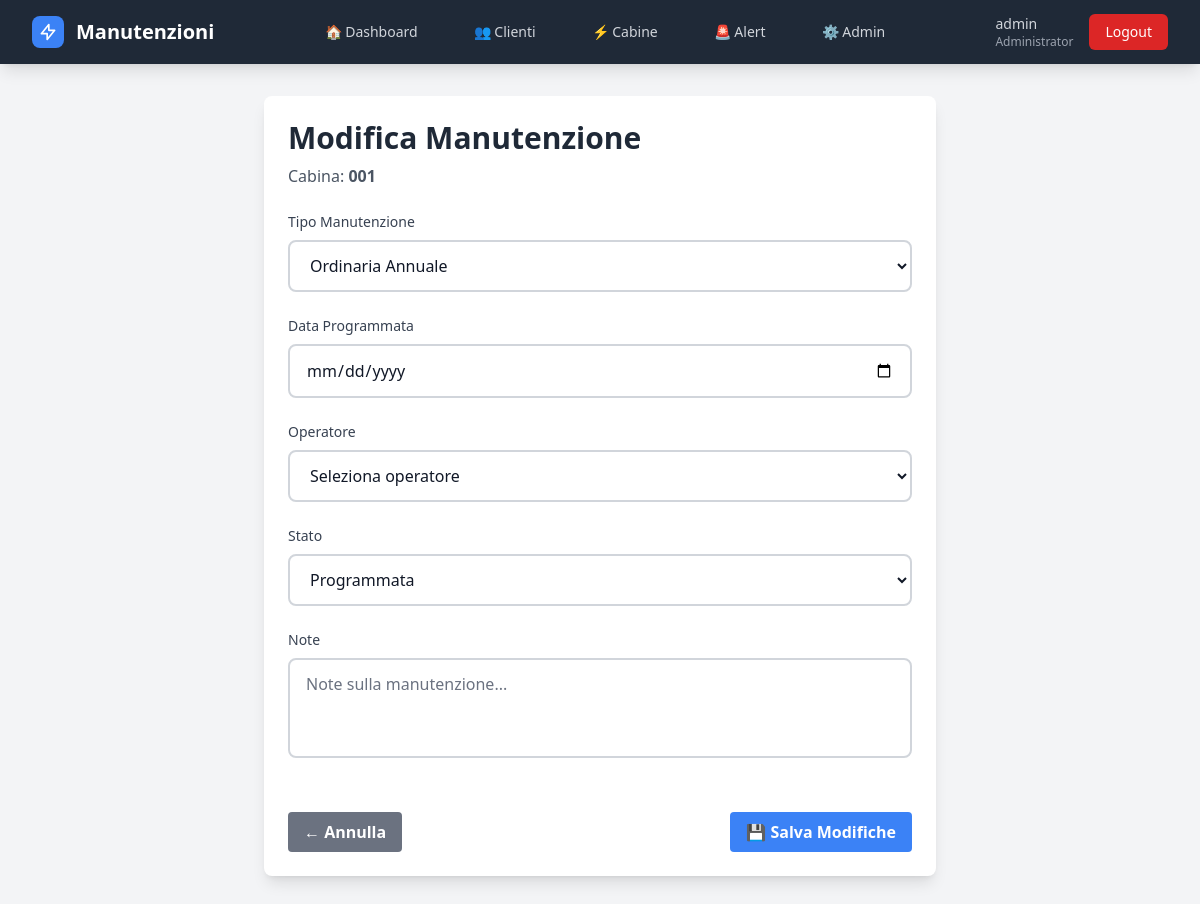
Screenshot of /manutenzione/42/modifica/ (signed in) with the database file from the repository.
### gestione/models.py (models this page shows, shortened)
class User(AbstractUser):
    RUOLI_CHOICES = [
        ('Administrator', 'Administrator'),
        ('Controlroom', 'Controlroom'),
        ('Operatore', 'Operatore'),
    ]
    ruolo = models.CharField(max_length=20, choices=RUOLI_CHOICES, default='Operatore')
    def is_administrator(self):
        return self.is_superuser or self.ruolo == 'Administrator'

class Cabina(models.Model):
    nome = models.CharField(max_length=200, verbose_name="Nome/Denominazione")
    matricola = models.CharField(max_length=50, unique=True, verbose_name="Matricola")
    cliente = models.ForeignKey(Cliente, on_delete=models.CASCADE, related_name='cabine', verbose_name="Cliente")
    fonte = models.CharField(max_length=50,blank=True,verbose_name="Fonte energetica")
    guardiania = models.CharField(max_length=100, blank=True, verbose_name="Guardiania")
    chiave = models.CharField(max_length=50, blank=True, verbose_name="N° Chiave")
    pod = models.CharField(max_length=50, blank=True, verbose_name="POD")
    telefono_guardiania = models.CharField(max_length=20, blank=True, verbose_name="Tel. Guardiania")
    latitudine = models.DecimalField(max_digits=10, decimal_places=8, null=True, blank=True, verbose_name="Latitudine")
    longitudine = models.DecimalField(max_digits=11, decimal_places=8, null=True, blank=True, verbose_name="Longitudine")
    attiva = models.BooleanField(default=True, verbose_name="Attiva")
    note = models.TextField(blank=True, verbose_name="Note")
    template_report = models.ForeignKey(
        'ReportTemplate',
        on_delete=models.SET_NULL,
        null=True,
        blank=True,
        related_name='cabine_assegnate',
        verbose_name="Template report"
    )
    def prossima_manutenzione_ordinaria(self):
        prossima = self.manutenzioni.filter(
            stato='programmata',
            tipo__in=['semestrale', 'annuale']
        ).order_by('data_programmata').first()
        return prossima.data_programmata if prossima else None
    def giorni_alla_manutenzione_ordinaria(self):
        prossima = self.prossima_manutenzione_ordinaria()
        if prossima:
            delta = prossima - timezone.now().date()
            return delta.days
        return None
    def stato_manutenzione_ordinaria(self):
        giorni = self.giorni_alla_manutenzione_ordinaria()
        if giorni is None:
            return 'nessuna_programmata'
        elif giorni < 0:
            return 'scaduta'
        elif giorni <= 30:
            return 'in_scadenza'
        else:
            return 'ok'
    class Meta:
        verbose_name = "Cabina"
        verbose_name_plural = "Cabine"
        ordering = ['matricola']

class ManutenzioneProgrammata(models.Model):
    TIPO_CHOICES = [
        ('semestrale', 'Ordinaria Semestrale'),
        ('annuale', 'Ordinaria Annuale'),
        ('straordinaria', 'Straordinaria'),
    ]
    STATO_CHOICES = [
        ('programmata', 'Programmata'),
        ('in_corso', 'In Corso'),
        ('completata', 'Completata'),
        ('annullata', 'Annullata'),
    ]
    cabina = models.ForeignKey(Cabina, on_delete=models.CASCADE, related_name='manutenzioni')
    tipo = models.CharField(max_length=20, choices=TIPO_CHOICES, default='semestrale')
    data_programmata = models.DateField()
    data_completamento = models.DateField(null=True, blank=True)
    stato = models.CharField(max_length=20, choices=STATO_CHOICES, default='programmata')
    operatore = models.ForeignKey(User, on_delete=models.SET_NULL, null=True, blank=True)
    note = models.TextField(blank=True)
    creata_da = models.ForeignKey(User, on_delete=models.SET_NULL, null=True, related_name='manutenzioni_create')
    data_creazione = models.DateTimeField(auto_now_add=True)
    class Meta:
        ordering = ['data_completamento']
        verbose_name = 'Manutenzione Programmata'
        verbose_name_plural = 'Manutenzioni Programmate'

### gestione/views.py (the view)
# urls.py: path('manutenzione/<int:manutenzione_id>/modifica/', views.modifica_manutenzione, name='modifica_manutenzione'),
@login_required
def modifica_manutenzione(request, manutenzione_id):
    if not (request.user.is_administrator() or request.user.is_controlroom()):
        messages.error(request, "Non hai i permessi.")
        return redirect('dashboard')
    manutenzione = get_object_or_404(ManutenzioneProgrammata, id=manutenzione_id)
    if request.method == 'POST':
        form = ModificaManutenzioneProgrammataForm(request.POST, instance=manutenzione)
        if form.is_valid():
            form.save()
            messages.success(request, f"Manutenzione {manutenzione.get_tipo_display()} modificata!")
            return redirect(reverse('dettaglio_cabina', kwargs={'matricola': manutenzione.cabina.matricola}) + '#tab-manutenzioni')
    else:
        form = ModificaManutenzioneProgrammataForm(instance=manutenzione)
    return render(request, 'manutenzioni/modifica_manutenzione.html', {
        'form': form,
        'manutenzione': manutenzione,
        'cabina': manutenzione.cabina
    })

### gestione/context_processors.py (called while the page is built)
def alert_count(request):
    if not request.user.is_authenticated:
        return {'alert_count': 0}
    alert_cabine = 0
    for cabina in Cabina.objects.filter(attiva=True):
        stato = cabina.stato_manutenzione_ordinaria()
        if stato in ['scaduta', 'in_scadenza']:
            alert_cabine += 1
    alert_componenti = 0
    for componente in Componente.objects.filter(attivo=True):
        stato = componente.stato_manutenzione()
        if stato in ['scaduta', 'in_scadenza']:
            alert_componenti += 1
    total_alert = alert_cabine + alert_componenti
    return {
        'alert_count': total_alert,
        'alert_critici': alert_cabine,
        'alert_componenti': alert_componenti,
    }

### templates/manutenzioni/modifica_manutenzione.html (shortened to what this page needs)
{% extends 'base.html' %}
{% block content %}
<div class="container mx-auto p-8">
    <div class="max-w-2xl mx-auto">
        <div class="bg-white shadow-lg rounded-lg p-6">
            <div class="mb-6">
                <h1 class="text-3xl font-bold text-gray-800">Modifica Manutenzione</h1>
                <p class="text-gray-600 mt-2">Cabina: <strong>{{ cabina.matricola }}</strong></p>
            </div>
            <form method="post" class="space-y-6">
                <div>
                    <label class="block text-sm font-medium text-gray-700 mb-2">
                        Tipo Manutenzione
                    </label>
                    {{ form.tipo }}
                </div>
                <div>
                    <label class="block text-sm font-medium text-gray-700 mb-2">
                        Data Programmata
                    </label>
                    {{ form.data_programmata }}
                </div>
                <div>
                    <label class="block text-sm font-medium text-gray-700 mb-2">
                        Operatore
                    </label>
                    {{ form.operatore }}
                </div>
                <div>
                    <label class="block text-sm font-medium text-gray-700 mb-2">
                        Stato
                    </label>
                    {{ form.stato }}
                </div>
                <div>
                    <label class="block text-sm font-medium text-gray-700 mb-2">
                        Note
                    </label>
                    {{ form.note }}
                </div>
                <div class="flex justify-between pt-6">
                    <a href="{% url 'dettaglio_cabina' cabina.matricola %}"
                       class="bg-gray-500 hover:bg-gray-700 text-white font-bold py-2 px-4 rounded">
                        ← Annulla
                    </a>
                    <button type="submit"
                            class="bg-blue-500 hover:bg-blue-700 text-white font-bold py-2 px-4 rounded">
                        💾 Salva Modifiche
                    </button>
                </div>
            </form>
        </div>
    </div>
</div>
{% endblock %}

### templates/base.html (shortened to what this page needs)
<!DOCTYPE html>
<html lang="it">
<head>
    <script src="https://cdn.tailwindcss.com"></script>
</head>
<body class="bg-gray-100 min-h-screen">
    {% if user.is_authenticated %}
    <nav class="bg-primary shadow-lg fixed w-full top-0 z-50">
        <div class="max-w-7xl mx-auto px-4 sm:px-6 lg:px-8">
            <div class="flex justify-between h-16">
                <div class="flex items-center">
                    <div class="flex-shrink-0">
                        <a href="{% url 'dashboard' %}" class="flex items-center">
                            <div class="w-8 h-8 bg-blue-500 rounded-lg flex items-center justify-center mr-3">
                                <svg class="w-5 h-5 text-white" fill="none" stroke="currentColor" viewBox="0 0 24 24">
                                    <path stroke-linecap="round" stroke-linejoin="round" stroke-width="2"
                                        d="M13 10V3L4 14h7v7l9-11h-7z"></path>
                                </svg>
                            </div>
                            <span class="text-white text-xl font-bold">Manutenzioni</span>
                        </a>
                    </div>
                </div>
                <div class="hidden md:flex items-center space-x-8">
                    <a href="{% url 'dashboard' %}"
                        class="text-gray-300 hover:text-white px-3 py-2 rounded-md text-sm font-medium transition-colors
                              {% if request.resolver_match.url_name == 'dashboard' %}bg-secondary text-white{% endif %}">
                        🏠 Dashboard
                    </a>
                    <a href="{% url 'lista_clienti' %}" class="text-gray-300 hover:text-white px-3 py-2 rounded-md text-sm font-medium transition-colors
                              {% if 'clienti' in request.resolver_match.url_name %}bg-secondary text-white{% endif %}">
                        👥 Clienti
                    </a>
                    <a href="{% url 'lista_cabine' %}" class="text-gray-300 hover:text-white px-3 py-2 rounded-md text-sm font-medium transition-colors
                              {% if 'cabine' in request.resolver_match.url_name %}bg-secondary text-white{% endif %}">
                        ⚡ Cabine
                    </a>
                    <a href="{% url 'lista_alert' %}" class="text-gray-300 hover:text-white px-3 py-2 rounded-md text-sm font-medium transition-colors relative
          {% if request.resolver_match.url_name == 'lista_alert' %}bg-secondary text-white{% endif %}">
                        🚨 Alert
                    </a>
                    {% if user.is_administrator %}
                    <a href="/admin/"
                        class="text-gray-300 hover:text-white px-3 py-2 rounded-md text-sm font-medium transition-colors">
                        ⚙️ Admin
                    </a>
                    {% endif %}
                </div>
                <div class="hidden md:flex items-center space-x-4">
                    <div class="text-gray-300 text-sm">
                        <span class="font-medium">{{ user.get_full_name|default:user.username }}</span>
                        <span class="text-xs block text-gray-400">
                            {% if user.is_administrator %}Administrator
                            {% elif user.is_controlroom %}Control Room
                            {% elif user.is_operatore %}Operatore
                            {% endif %}
                        </span>
                    </div>
                    <a href="{% url 'logout' %}"
                        class="bg-red-600 hover:bg-red-700 text-white px-4 py-2 rounded-md text-sm font-medium transition-colors">
                        Logout
                    </a>
                </div>
            </div>
        </div>
    </nav>
    {% endif %}
    <main class="{% if user.is_authenticated %}pt-16{% endif %}">
        {% block content %}
        {% endblock %}
    </main>
</body>
</html>

### rows the page displays
User: get_full_name "admin"
Cabina: matricola "001"
ManutenzioneProgrammata: tipo "Ordinaria Annuale", operatore "Seleziona operatore", stato "Programmata"
